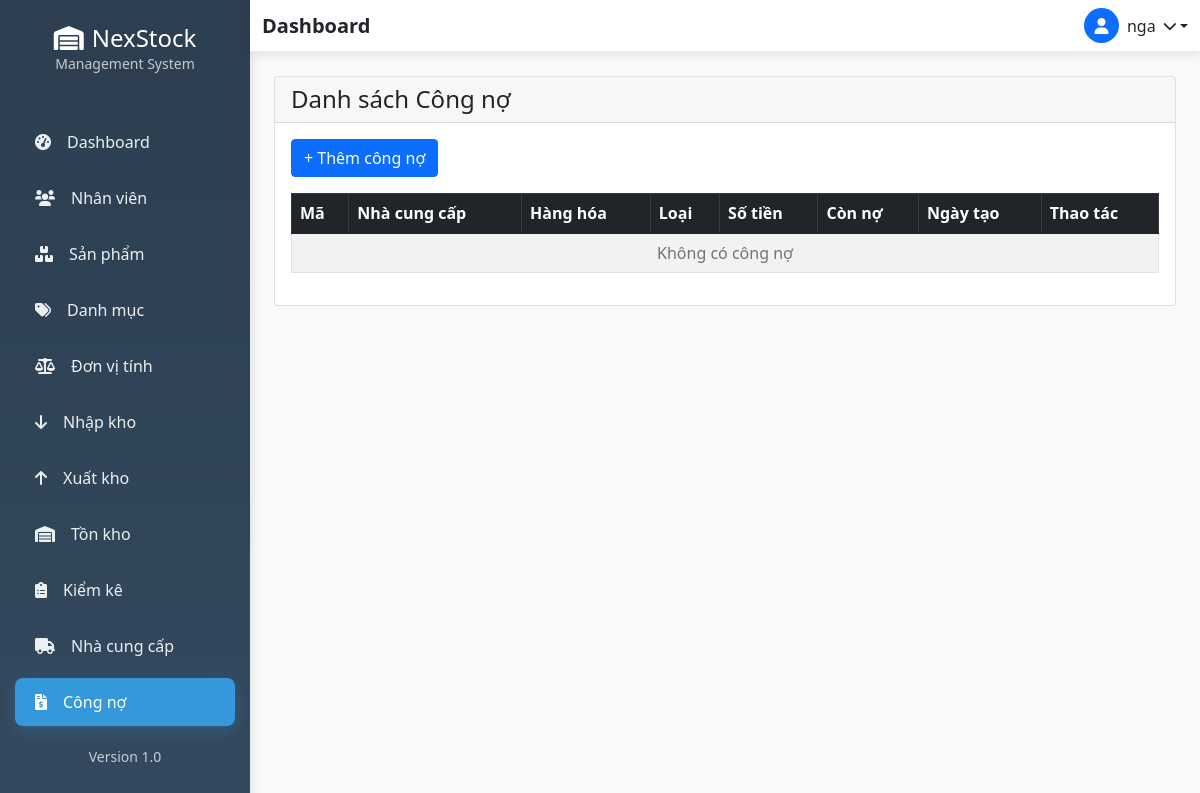
Before: /debt/ (signed in) with the older database file.
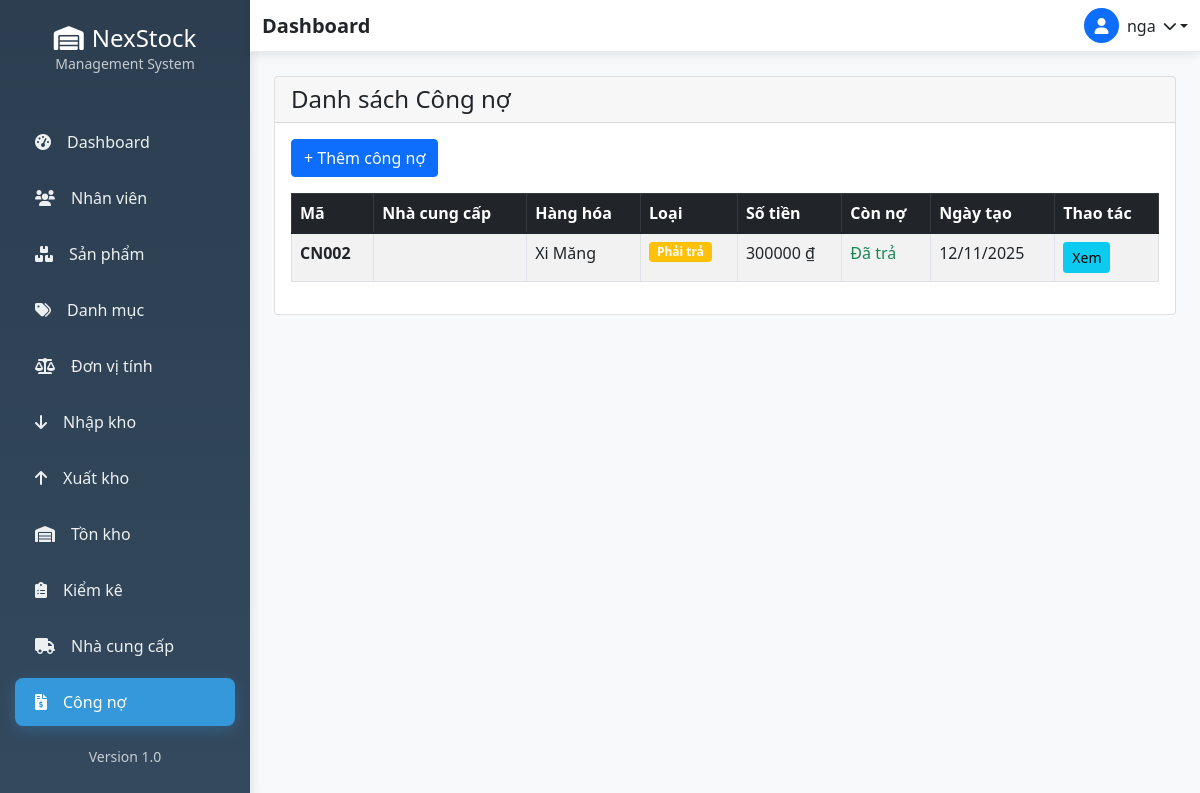
After: the same page with the newer database file.
### debt/models.py (models this page shows, shortened)
class CongNo(models.Model):
    LOAI_CHOICES = [
        ('phai_thu', 'Phải thu'),
        ('phai_tra', 'Phải trả'),
    ]
    nha_cung_cap = models.ForeignKey(NhaCungCap, on_delete=models.CASCADE)
    ma_cong_no = models.CharField(max_length=20, unique=True)
    loai_cong_no = models.CharField(max_length=10, choices=LOAI_CHOICES)
    ten_hang_hoa = models.CharField(max_length=255)
    so_luong = models.IntegerField(default=1)
    don_gia = models.DecimalField(max_digits=15, decimal_places=2, default=0)
    so_tien = models.DecimalField(max_digits=15, decimal_places=2, default=0)
    so_tien_con_lai = models.DecimalField(max_digits=15, decimal_places=2, default=0)
    ngay_tao = models.DateTimeField(auto_now_add=True)

### debt/views.py (the view)
# urls.py: path('', views.CongNoListView.as_view(), name='congno_list'),
class CongNoListView(ListView):
    model = CongNo
    template_name = 'debt/congno_list.html'
    context_object_name = 'cong_no_list'
    def get_queryset(self):
        return CongNo.objects.select_related('nha_cung_cap').all().order_by('-ngay_tao')

### templates/debt/congno_list.html (shortened to what this page needs)
{% extends 'base.html' %}
{% block content %}
<div class="container-fluid">
    <div class="card">
        <div class="card-header">
            <h4 class="mb-0">Danh sách Công nợ</h4>
        </div>
        <div class="card-body">
            <div class="mb-3">
                <a href="{% url 'debt:congno_create' %}" class="btn btn-primary">+ Thêm công nợ</a>
            </div>
            <div class="table-responsive">
                <table class="table table-bordered table-striped">
                    <thead class="table-dark">
                        <tr>
                            <th>Mã</th>
                            <th>Nhà cung cấp</th>
                            <th>Hàng hóa</th>
                            <th>Loại</th>
                            <th>Số tiền</th>
                            <th>Còn nợ</th>
                            <th>Ngày tạo</th>
                            <th>Thao tác</th>
                        </tr>
                    </thead>
                    <tbody>
                        {% for congno in cong_no_list %}
                        <tr>
                            <td><strong>{{ congno.ma_cong_no }}</strong></td>
                            <td>{{ congno.nha_cung_cap.ten }}</td>
                            <td>{{ congno.ten_hang_hoa }}</td>
                            <td>
                                {% if congno.loai_cong_no == 'phai_thu' %}
                                <span class="badge bg-success">Phải thu</span>
                                {% else %}
                                <span class="badge bg-warning">Phải trả</span>
                                {% endif %}
                            </td>
                            <td>{{ congno.so_tien|floatformat:0 }} ₫</td>
                            <td>
                                {% if congno.so_tien_con_lai > 0 %}
                                <span class="text-danger fw-bold">{{ congno.so_tien_con_lai|floatformat:0 }} ₫</span>
                                {% else %}
                                <span class="text-success">Đã trả</span>
                                {% endif %}
                            </td>
                            <td>{{ congno.ngay_tao|date:"d/m/Y" }}</td>
                            <td>
                                <a href="{% url 'debt:congno_detail' congno.pk %}" class="btn btn-info btn-sm">
                                    Xem
                                </a>
                            </td>
                        </tr>
                        {% empty %}
                        <tr>
                            <td colspan="8" class="text-center text-muted">Không có công nợ</td>
                        </tr>
                        {% endfor %}
                    </tbody>
                </table>
            </div>
        </div>
    </div>
</div>
{% endblock %}

Changed rows visible on the page:
added CongNo: ma_cong_no "CN002", ten_hang_hoa "Xi Măng", loai_cong_no "Phải trả", so_tien "300000", so_tien_con_lai "Đã trả", ngay_tao "12/11/2025"
Other visible differences:
text no longer shown: "Không có công nợ"
